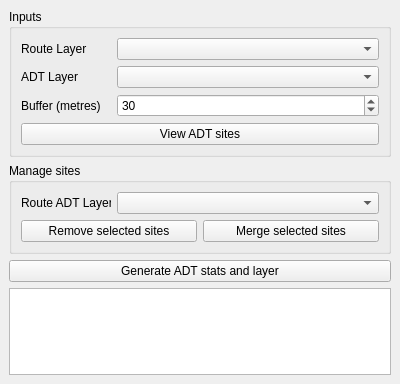
<?xml version="1.0" encoding="UTF-8"?>
<ui version="4.0">
 <class>DockWidget</class>
 <widget class="QDockWidget" name="DockWidget">
  <property name="geometry">
   <rect>
    <x>0</x>
    <y>0</y>
    <width>400</width>
    <height>384</height>
   </rect>
  </property>
  <property name="windowTitle">
   <string>Route ADT</string>
  </property>
  <widget class="QWidget" name="dockWidgetContents">
   <layout class="QVBoxLayout" name="verticalLayout">
    <item>
     <widget class="QGroupBox" name="groupBox">
      <property name="title">
       <string>Inputs</string>
      </property>
      <layout class="QVBoxLayout" name="verticalLayout_2">
       <item>
        <layout class="QHBoxLayout" name="horizontalLayout" stretch="1,6">
         <item>
          <widget class="QLabel" name="label_2">
           <property name="minimumSize">
            <size>
             <width>90</width>
             <height>0</height>
            </size>
           </property>
           <property name="text">
            <string>Route Layer</string>
           </property>
          </widget>
         </item>
         <item>
          <widget class="QgsMapLayerComboBox" name="cmbxRouteLyr"/>
         </item>
        </layout>
       </item>
       <item>
        <layout class="QHBoxLayout" name="horizontalLayout_2" stretch="1,6">
         <item>
          <widget class="QLabel" name="label">
           <property name="minimumSize">
            <size>
             <width>90</width>
             <height>0</height>
            </size>
           </property>
           <property name="text">
            <string>ADT Layer</string>
           </property>
          </widget>
         </item>
         <item>
          <widget class="QgsMapLayerComboBox" name="cmbxADTLyr"/>
         </item>
        </layout>
       </item>
       <item>
        <layout class="QHBoxLayout" name="horizontalLayout_3" stretch="1,6">
         <item>
          <widget class="QLabel" name="label_3">
           <property name="minimumSize">
            <size>
             <width>90</width>
             <height>0</height>
            </size>
           </property>
           <property name="text">
            <string>Buffer (metres)</string>
           </property>
          </widget>
         </item>
         <item>
          <widget class="QSpinBox" name="spbxBufferM">
           <property name="maximum">
            <number>200</number>
           </property>
           <property name="value">
            <number>30</number>
           </property>
          </widget>
         </item>
        </layout>
       </item>
       <item>
        <widget class="QPushButton" name="btnViewADTSites">
         <property name="text">
          <string>View ADT sites</string>
         </property>
        </widget>
       </item>
      </layout>
     </widget>
    </item>
    <item>
     <widget class="QGroupBox" name="groupBox_2">
      <property name="title">
       <string>Manage sites</string>
      </property>
      <layout class="QVBoxLayout" name="verticalLayout_3">
       <item>
        <layout class="QHBoxLayout" name="horizontalLayout_5" stretch="1,6">
         <property name="bottomMargin">
          <number>0</number>
         </property>
         <item>
          <widget class="QLabel" name="label_4">
           <property name="minimumSize">
            <size>
             <width>90</width>
             <height>0</height>
            </size>
           </property>
           <property name="text">
            <string>Route ADT Layer</string>
           </property>
          </widget>
         </item>
         <item>
          <widget class="QgsMapLayerComboBox" name="cmbxRouteADTLyr"/>
         </item>
        </layout>
       </item>
       <item>
        <layout class="QHBoxLayout" name="horizontalLayout_4">
         <item>
          <widget class="QPushButton" name="btnRemoveSites">
           <property name="text">
            <string>Remove selected sites</string>
           </property>
          </widget>
         </item>
         <item>
          <widget class="QPushButton" name="btnMergeSites">
           <property name="text">
            <string>Merge selected sites</string>
           </property>
          </widget>
         </item>
        </layout>
       </item>
      </layout>
     </widget>
    </item>
    <item>
     <widget class="QPushButton" name="btnGenerateResult">
      <property name="text">
       <string>Generate ADT stats and layer</string>
      </property>
     </widget>
    </item>
    <item>
     <widget class="QPlainTextEdit" name="txtResults"/>
    </item>
   </layout>
  </widget>
 </widget>
 <customwidgets>
  <customwidget>
   <class>QgsMapLayerComboBox</class>
   <extends>QComboBox</extends>
   <header>qgsmaplayercombobox.h</header>
  </customwidget>
 </customwidgets>
 <resources/>
 <connections/>
</ui>
